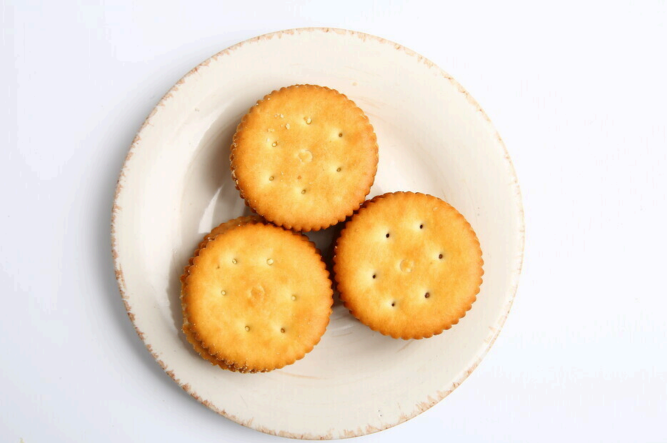
#> input picture images/plate_real.png, 1333 x 886 px (shown at 1/2 size)
$ python task1_param_sweep.py
#> lines starting #> are read from the running program, lines starting #| are printed output that depends on the picture
### utils.py
# -*- coding: utf-8 -*-
"""公共小工具：中文路径读写图片、显示窗口、拼图对照。

为什么单独放一个文件？
因为读图、存图、开窗口这几件事每个脚本都要做，
写一遍之后调用，主程序里就只剩下和算法相关的代码，看得更清楚。
"""

import os

import cv2
import numpy as np


def imread_unicode(path, flags=cv2.IMREAD_COLOR):
    """读取图片，支持中文路径。

    cv2.imread 在 Windows 上遇到中文路径会「不报错、直接返回 None」，
    所以这里先用 numpy 把文件读成字节流，再交给 cv2.imdecode 解码。
    """
#> called with path = 'images/plate_real.png', flags = 1
    if not os.path.exists(path):
        raise FileNotFoundError(f"找不到图片：{os.path.abspath(path)}")
    data = np.fromfile(path, dtype=np.uint8)
    img = cv2.imdecode(data, flags)
#> img is the input picture: shape (886, 1333, 3); mean B, G, R 202.5, 221.1, 235.8
    if img is None:
        raise ValueError(f"图片解码失败，可能不是有效的图片文件：{path}")
    return img


def imwrite_unicode(path, img):
    """保存图片，同样支持中文路径。"""
    folder = os.path.dirname(os.path.abspath(path))
    os.makedirs(folder, exist_ok=True)
    ext = os.path.splitext(path)[1]
    ok, buf = cv2.imencode(ext, img)
    if not ok:
        raise IOError(f"图片编码失败：{path}")
    buf.tofile(path)
    print(f"[已保存] {path}")


# [21 lines left out: functions show, wait_and_close, not called in this run]


def gray_to_bgr(gray):
    """把灰度图转成三通道，方便和彩色图并排放。"""
    return cv2.cvtColor(gray, cv2.COLOR_GRAY2BGR)


# [11 lines left out: function hstack_same_height, not called in this run]


def title_bar(text, width, height=28, bg=40, fg=255):
    """生成一条带英文标题的深色横条，用来给对照图做标注。

    cv2.putText 只能写英文，中文会变成问号，所以标题一律用英文。
    """
    bar = np.full((height, width, 3), bg, np.uint8)
    cv2.putText(bar, text, (8, height - 9), cv2.FONT_HERSHEY_SIMPLEX,
                0.6, (fg, fg, fg), 1, cv2.LINE_AA)
    return bar


def with_title(img, text):
    """给图片顶部加一条标题条。"""
    bar = title_bar(text, img.shape[1])
    return np.vstack([bar, img])

### extras/task1_param_sweep.py
# -*- coding: utf-8 -*-
"""参数扫描：把盘子的 Canny 阈值 param1 从低到高扫一遍，看抓到的圆怎么变。

为什么值得写这个：调参不要靠猜。固定其它参数，只动一个，
把每一档的结果并排画出来，分界点一眼就能看到。
这张图放进文档里，比写十句「我反复调试」有说服力。

运行：python task1_param_sweep.py
输出：results/task1_param_sweep.png（3x3 九宫格）
"""

import os
import sys

sys.path.insert(0, os.path.dirname(os.path.dirname(os.path.abspath(__file__))))

import argparse

import cv2
import numpy as np

from utils import imread_unicode, imwrite_unicode, with_title

PARAM1_LIST = [20, 30, 40, 50, 60, 70, 85, 100, 130]
PLATE_PARAM2 = 20
PLATE_R_MIN_RATIO = 0.35
PLATE_R_MAX_RATIO = 0.55


def main():
    parser = argparse.ArgumentParser(description="盘子检测的 param1 扫描")
    parser.add_argument("--image", default="images/plate_real.png")
    args = parser.parse_args()

    img = imread_unicode(args.image)
    short = min(img.shape[:2])
#> short = 886
    gray = cv2.cvtColor(img, cv2.COLOR_BGR2GRAY)
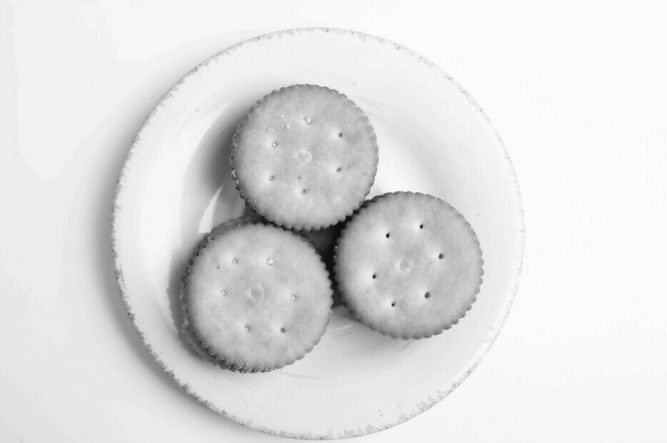
#> gray: shape (886, 1333) (shown at 1/2 size); min 9, max 254, mean 223.5
    blur = cv2.GaussianBlur(gray, (9, 9), 2.0)

    tiles = []
    for p1 in PARAM1_LIST:
        found = cv2.HoughCircles(
            blur, cv2.HOUGH_GRADIENT,
            dp=1.0, minDist=short * 0.5,
            param1=p1, param2=PLATE_PARAM2,
            minRadius=int(short * PLATE_R_MIN_RATIO),
            maxRadius=int(short * PLATE_R_MAX_RATIO),
        )
        circles = [] if found is None else np.round(found[0]).astype(int)

        tile = img.copy()
        for x, y, r in circles:
            cv2.circle(tile, (x, y), r, (255, 0, 0), 2, cv2.LINE_AA)
            cv2.putText(tile, f"R={r} ({x},{y})", (x - 180, y - r + 40),
                        cv2.FONT_HERSHEY_SIMPLEX, 0.6, (255, 0, 0), 2, cv2.LINE_AA)

        desc = "none" if len(circles) == 0 else f"R={circles[0][2]}"
        tiles.append(with_title(tile, f"param1={p1}, {desc}"))
        print(f"param1={p1:3d} -> {'没检出' if len(circles) == 0 else circles.tolist()}")
#> this loop made 9 passes
#> (found, circles, desc) on passes 1 to 7: ([[637.5, 468.5, 412.5]], [[638, 468, 412]], 'R=412'), ([[637.5, 468.5, 412.4]], [[638, 468, 412]], 'R=412'), ([[633.5, 468.5, 414.6]], [[634, 468, 415]], 'R=415'), ([[633.5, 468.5, 414.7]], [[634, 468, 415]], 'R=415'), ([[638.5, 472.5, 408.8]], [[638, 472, 409]], 'R=409'), ([[638.5, 472.5, 408.6]], [[638, 472, 409]], 'R=409'), ([[630.5, 467.5, 406.3]], [[630, 468, 406]], 'R=406')
#> desc on passes 8 to 9: 'none', 'none'
#| param1= 20 -> [[638, 468, 412]]
#| param1= 30 -> [[638, 468, 412]]
#| param1= 40 -> [[634, 468, 415]]
#| param1= 50 -> [[634, 468, 415]]
#| param1= 60 -> [[638, 472, 409]]
#| param1= 70 -> [[638, 472, 409]]
#| param1= 85 -> [[630, 468, 406]]
#| param1=100 -> 没检出
#> (further printed lines are left out)
#> after the loop, tiles = 9 items

    rows = [np.hstack(tiles[i:i + 3]) for i in range(0, 9, 3)]
#> rows = 3 items
    grid = np.vstack(rows)
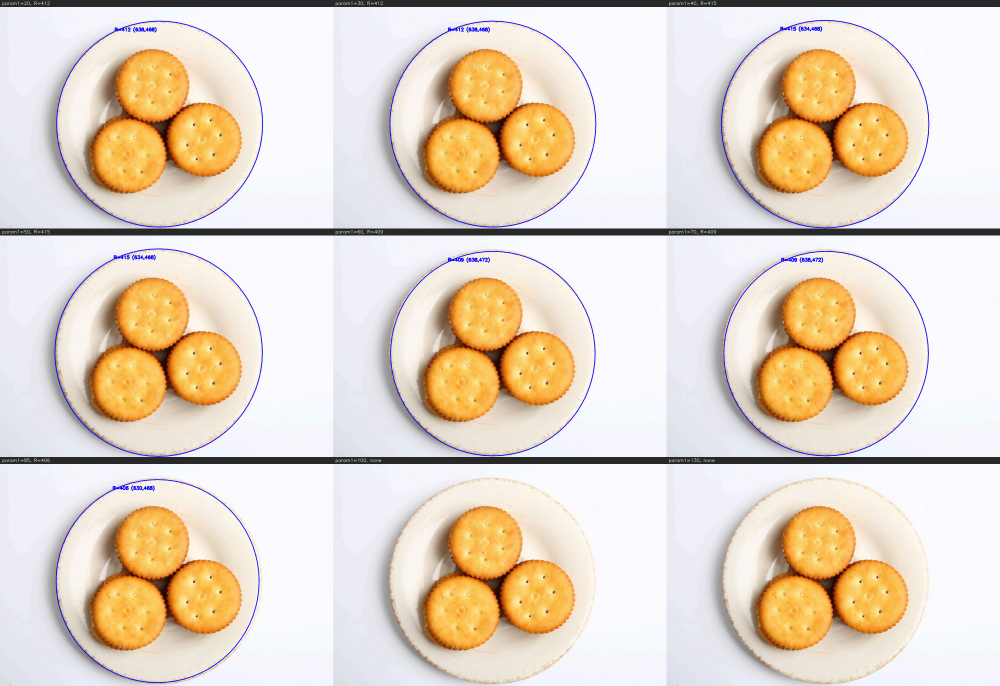
#> grid: shape (2742, 3999, 3) (shown at 1/4 size); mean of channels 0, 1, 2 198, 214.3, 228.4; drawn as B, G, R
    imwrite_unicode("results/task1_param_sweep.png", grid)


if __name__ == "__main__":
    main()

$ run again, with images/chart.png copied over images/plate_real.png
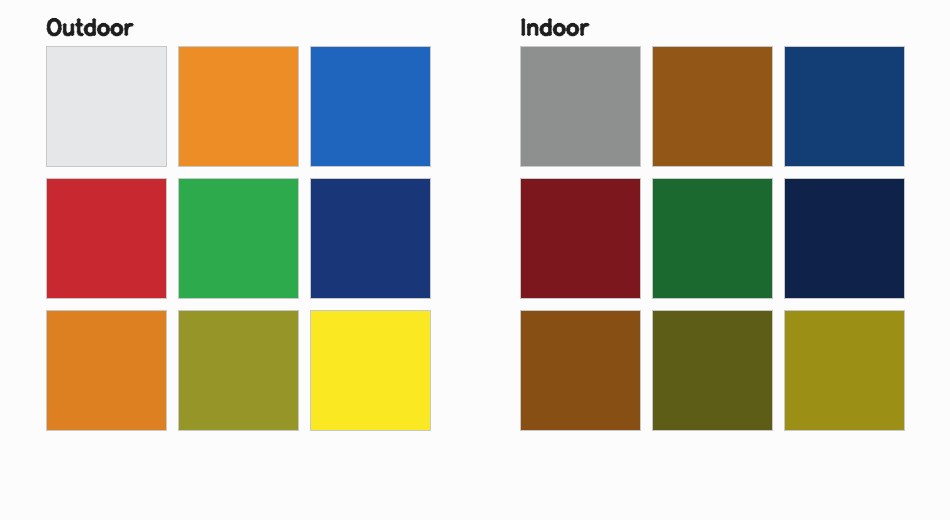
#> input picture images/chart.png, 950 x 520 px
#> in imread_unicode, img is the input picture: shape (520, 950, 3); mean B, G, R 158, 178.3, 184.8
#> in main, `blur = cv2.GaussianBlur(gray, (9, 9), 2.0)`:
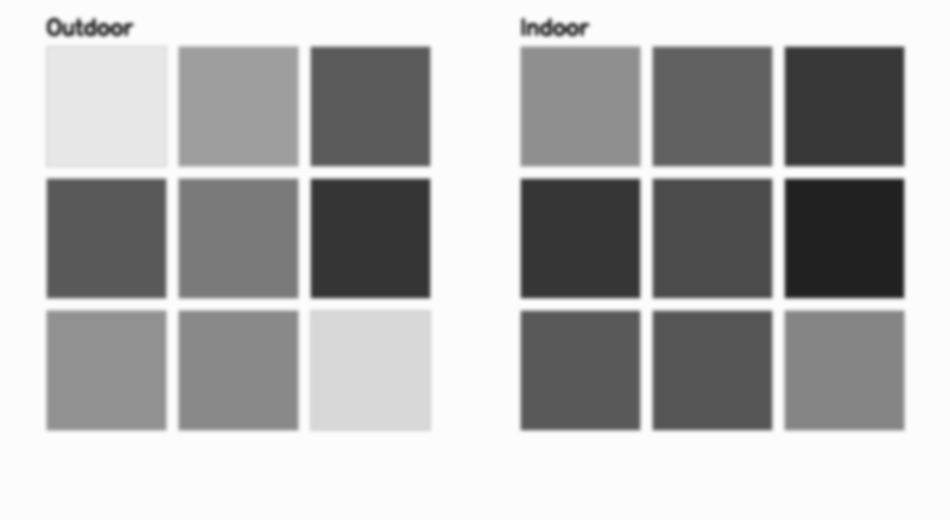
#> blur: shape (520, 950); min 33, max 252, mean 177.9
#> the loop in main, `for p1 in PARAM1_LIST:` made 9 passes
#| param1= 20 -> 没检出
#| param1= 30 -> 没检出
#| param1= 40 -> 没检出
#| param1= 50 -> 没检出
#| param1= 60 -> 没检出
#> (further printed lines are left out)
#> after the loop in main, `for p1 in PARAM1_LIST:`: tiles = 9 items
#> rows = 3 items
#> in main, `grid = np.vstack(rows)`:
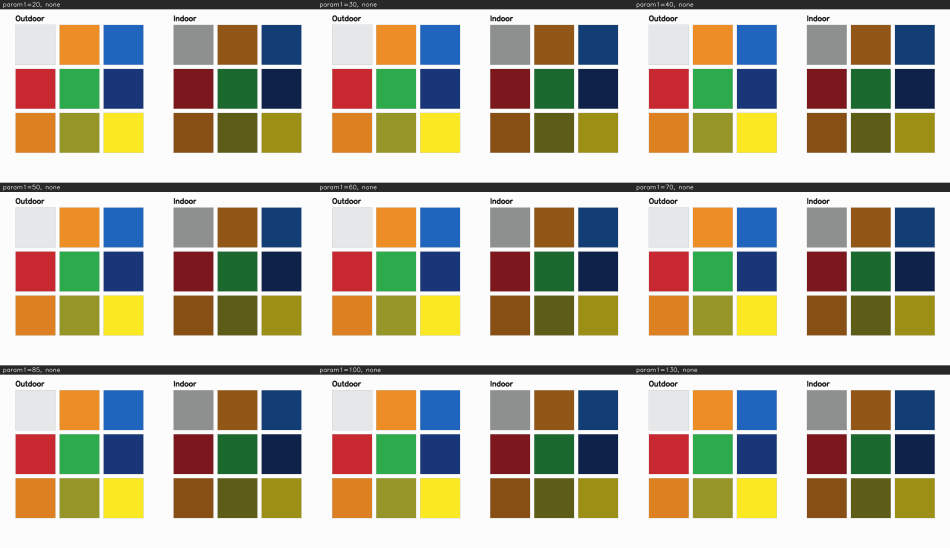
#> grid: shape (1644, 2850, 3) (shown at 1/3 size); mean of channels 0, 1, 2 152.1, 171.4, 177.6; drawn as B, G, R

$ run again, with images/plate.png copied over images/plate_real.png
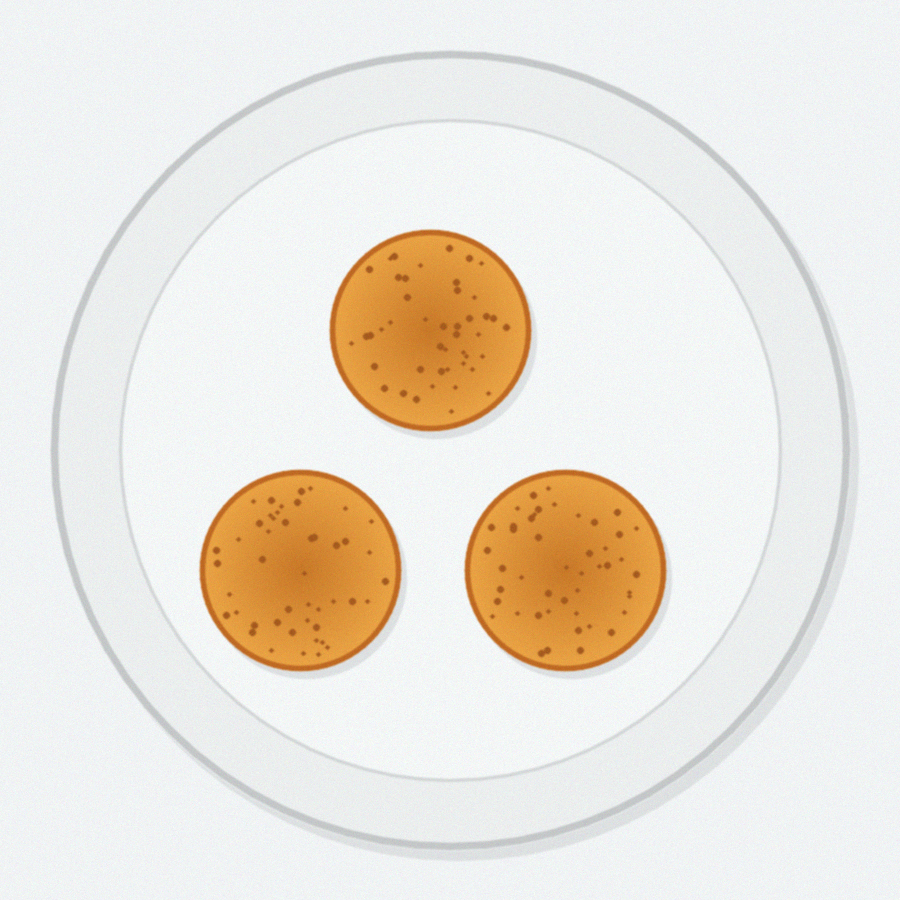
#> input picture images/plate.png, 900 x 900 px
#> in imread_unicode, img is the input picture: shape (900, 900, 3); mean B, G, R 219.6, 229.4, 235.6
#> in main, `gray = cv2.cvtColor(img, cv2.COLOR_BGR2GRAY)`:
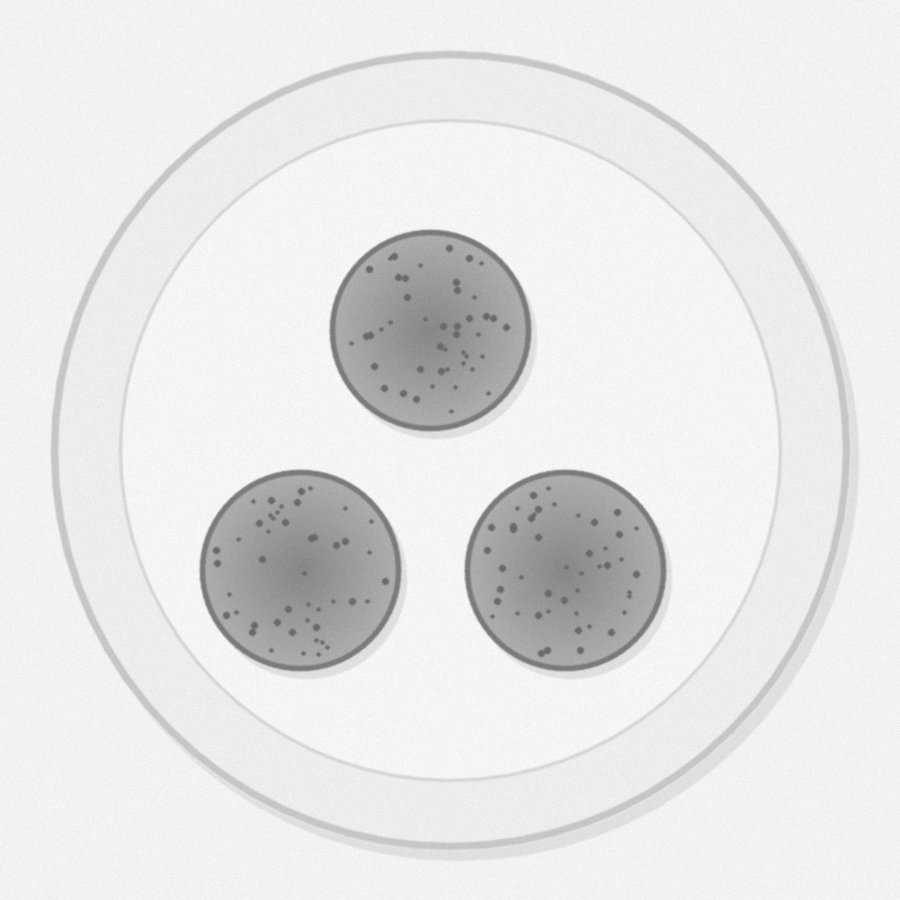
#> gray: shape (900, 900); min 98, max 254, mean 230.1
#> the loop in main, `for p1 in PARAM1_LIST:` made 9 passes
#> (found, circles, desc) on passes 1 to 7: ([[452.5, 446.5, 395.8]], [[452, 446, 396]], 'R=396'), ([[452.5, 446.5, 395.8]], [[452, 446, 396]], 'R=396'), ([[450.5, 449.5, 332.5]], [[450, 450, 332]], 'R=332'), ([[450.5, 449.5, 327.4]], [[450, 450, 327]], 'R=327'), ([[450.5, 449.5, 392.1]], [[450, 450, 392]], 'R=392'), ([[450.5, 449.5, 392.1]], [[450, 450, 392]], 'R=392'), ([[450.5, 449.5, 392.1]], [[450, 450, 392]], 'R=392')
#> (printed output is left out)
#> after the loop in main, `for p1 in PARAM1_LIST:`: tiles = 9 items
#> rows = 3 items
#> in main, `grid = np.vstack(rows)`:
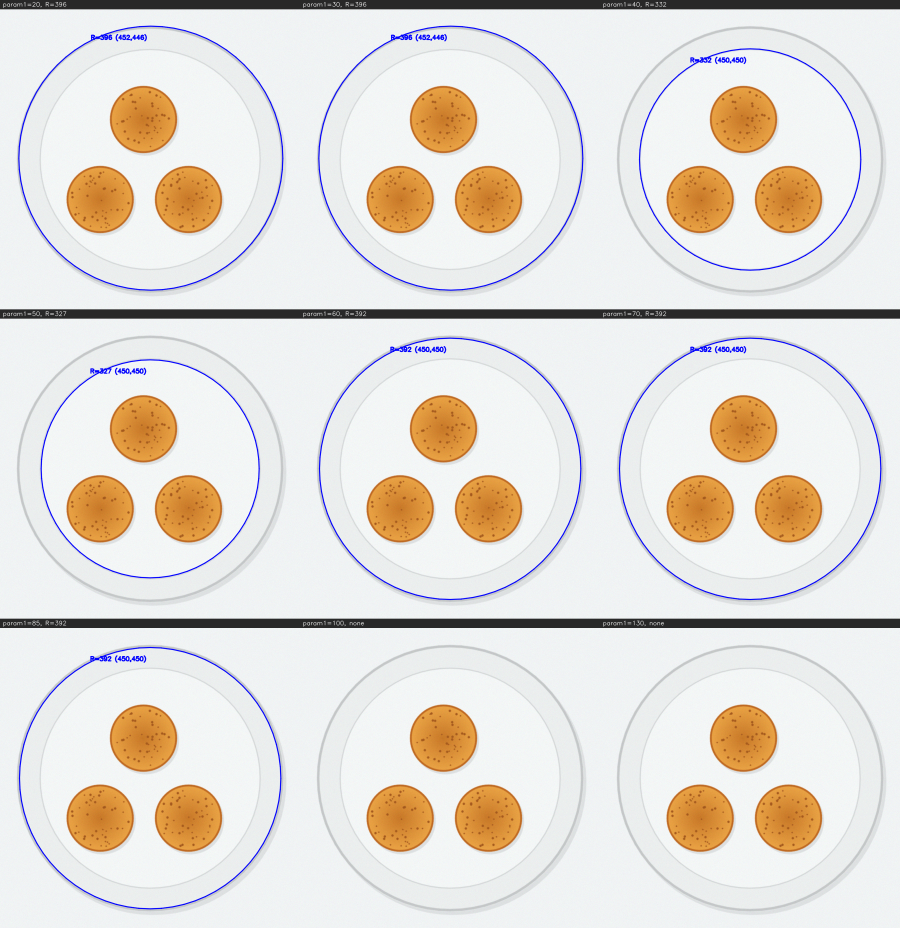
#> grid: shape (2784, 2700, 3) (shown at 1/3 size); mean of channels 0, 1, 2 214.6, 221.8, 227.9; drawn as B, G, R
